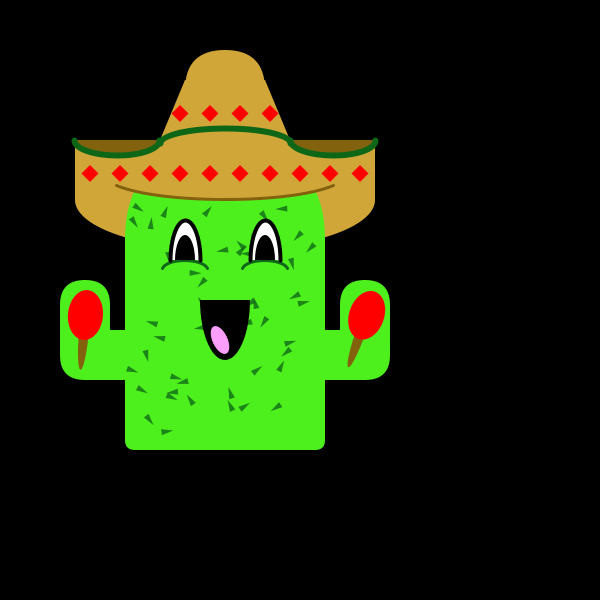
Frame 1 (no input)
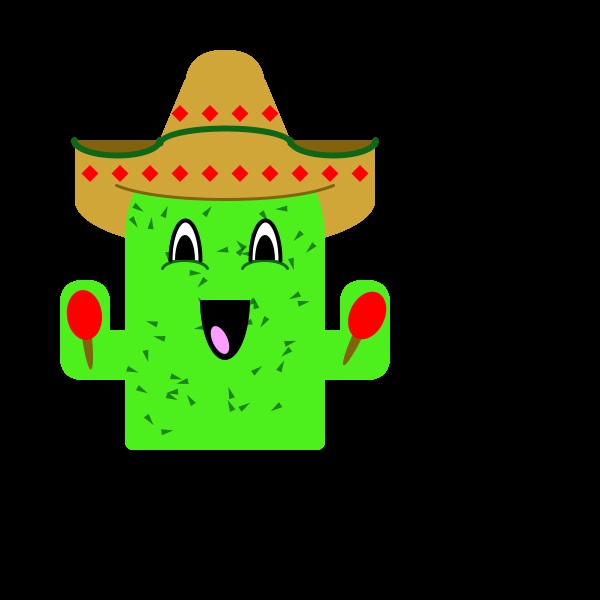
Frame 60 (the mouse pressed at the canvas centre just before this capture)
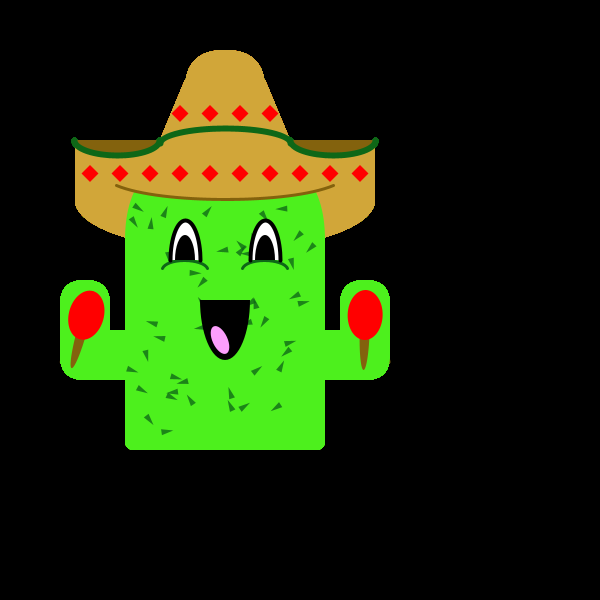
Frame 120 (the mouse held since frame 60 and released just before this capture)

The Processing sketch that drew these frames (run headless with seeded random() and noise(); from frame 60 on, the mouse is pressed at the canvas centre):

// Processing sketch: Cactus
// ── Cactus.pde
int thorns=60;

float ptx[] = new float[thorns];
float pty[] = new float[thorns];
float thornRot[] = new float[thorns];

void setup(){
  size(600,600);
  background(0);
    for (int i=0; i<thorns; i++) {
    ptx[i]= random(135, 315);
    pty[i]= random(160, 440);
    thornRot[i] = random(radians(0), radians (360));
  }
}
 
 
 void draw() {
   drawMaracas();
 }
 
 void drawMaracas() {
  drawCactus();
  pushMatrix();
  translate(85, 320);
  rotate(random(radians(-30), radians(30)));
  fill(#83620D); 
  ellipse(0, 10, 10, 80);
  fill(255, 0, 0);
  ellipse(0, -5, 35, 50);
  popMatrix();
  pushMatrix();
  translate(365, 320);
  rotate(random(radians(-30), radians(30)));
  fill(#83620D); 
  ellipse(0, 10, 10, 80);
  fill(255, 0, 0);
  ellipse(0, -5, 35, 50);
  popMatrix();
}
 
 void drawCactus(){
 noStroke();
  fill(#D1A639); //sombrero brown
  ellipse(225, 200, 300, 100);
  rect(75, 140, 300, 60);
  fill(#4DF01D); // cactus green 
  rect(125, 150, 200, 300, 90, 90, 10, 10);
  rect(60, 280, 50, 80, 90, 90, 10, 10);
  rect(60, 330, 100, 50, 90);
  rect(340, 280, 50, 80, 90, 90, 10, 10);
  rect(290, 330, 100, 50, 90);
  for (int i=0; i<thorns; i++) {
    noStroke();
    pushMatrix();
    translate(ptx[i], pty[i]);
    rotate(thornRot[i]);
    fill(#0E6717, 200);
    triangle(0, 0, 3, 12, -3, 12);
    popMatrix();
  }
  fill(#D1A639); //sombrero brown
  ellipse(225, 170, 250, 60);
  rect(185, 50, 80, 100, 200, 200, 0, 0);
  quad(185, 80, 265, 80, 290, 140, 160, 140);
  stroke(#83620D);//dark brown sombrero
  strokeWeight(3);
  arc(225, 170, 250, 60, radians(30), radians(150));
  stroke(#0E6717); //green highlights
  strokeWeight(6);
  noFill();
  arc(225, 143, 130, 30, radians(180), radians(360));
  strokeWeight(3);
  arc(185, 270, 45, 20, radians(190), radians(350));
  arc(265, 270, 45, 20, radians(190), radians(350));
  strokeWeight(6);
  fill(#83620D);
  arc(117, 140, 85, 30, radians(0), radians(180));
  arc(333, 140, 85, 30, radians(0), radians(180));
  stroke(0);
  strokeWeight(4);
  fill(255);
  arc(185, 260, 30, 80, radians(180), radians(360));
  arc(265, 260, 30, 80, radians(180), radians(360));
  noStroke();
  fill(0);
  arc(225, 300, 50, 120, radians(0), radians(180));
  arc(185, 260, 20, 50, radians(180), radians(360));
  arc(265, 260, 20, 50, radians(180), radians(360));
  fill(#FC9EFC); // tounge
  pushMatrix();
  translate(220, 340);
  rotate(radians(-25));
  ellipse(0, 0, 15, 30);
  popMatrix();
  for (int i=0; i<10; i++) {
    pushMatrix();
    fill(255, 0, 0);
    noStroke();
    translate(90+i*30, 165);
    rotate(radians(45));
    rect(0, 0, 12, 12);
    popMatrix();
  }
  for (int i=0; i<4; i++) {
    pushMatrix();
    fill(255, 0, 0);
    noStroke();
    translate(180+i*30, 105);
    rotate(radians(45));
    rect(0, 0, 12, 12);
    popMatrix();
  }
 }
